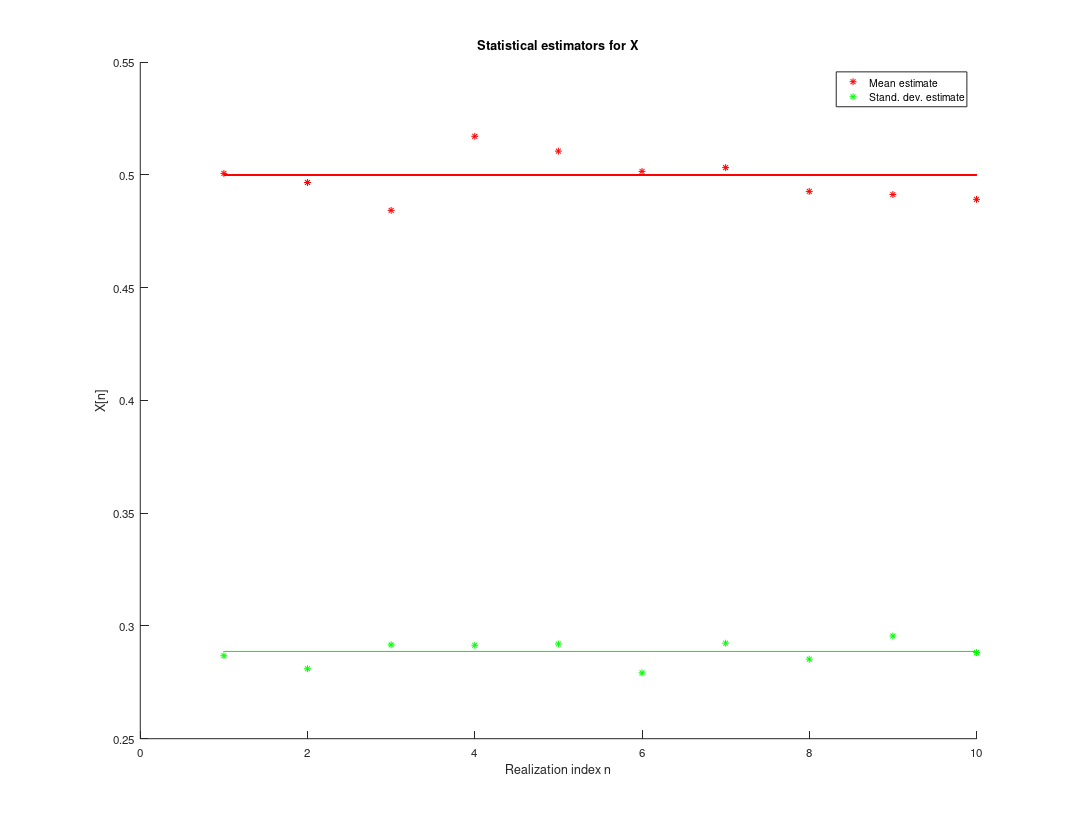

The MATLAB script that drew this image: (Note: this script raises an error after producing the figure.)
% 1.1 Stat est
clear all; close all;

% Using the MATLAB command rand, generate a 1000-sample vector x = [x[1], x[2],...,x[1000]]T 
% where each sample x[n] is a realisation of a uniform random variable X ? U(0, 1) at time instant n. 
% Plot the result and observe that despite its stochastic nature, x exhibits a 
% degree of uniformity due to its time-invariant statistical properties, since the different
% samples x[n], x[m] have been drawn from the same distribution. 
% Such signals are referred to as statistically stationary.
% The vector x can be considered as a 1000-sample realisation of a stationary stochastic process Xn, whereby Xn ?
% U(0, 1), ?n (all n).


% 1000-sample vector x
x = rand(1000,1);

% Plot the result
% figure('PaperPosition', [0 0 13 10]);
% plot(x); 
% title(['\fontsize{16}Signal of X U(0,1)']); xlabel('n'); ylabel('X[n]'); 
% set(gca, 'Fontsize', 20);



% 1.1.1 Calculate the expected value of X, denoted by m = E{X}, also known as the theoretical mean
% Theo mean of X: integral of x times its probability distribution U(0,1)
m_theo = (1/(1-0)) * ((1^2 - 0^2)/2);        % (1/(b-a)) * (b^2 - a^2)/2 

% Sample mean of X
m_sample = sum(x) / size(x,1);



% 1.1.2 Repeat the analysis for the standard deviation: calculate the theoretical value /sigma = pE{X  E{X}}2 and also its /sighat [5]
% sample estimate from data x using the MATLAB function std which computes the sample standard deviation 

% Theo standard dev (look up derivation this shit long)
    % var = E((X - mew)^2)
    % var = integ((x-mew)^2 * U(0,1) dx)|a,b
    % var = integ((x-mew)^2 * (1/(b-a)) dx)|a,b
    % var = (1/(b-a)) * integ((x-mew)^2 dx)|a,b
    % var = (1/(b-a)) * integ(x^2 - x*mew + mew^2 dx)|a,b
    % var = (1/(b-a)) * [ x^3/3 - mew*x^2/2 + x*mew^2 ]|a,b
    % var = (1/(b-a)) * [ b^3/3 - mew*b^2/2 + b*mew^2  - a^3/3 + mew*a^2/2 - a*mew^2 ]
    % var = (1/(b-a)) * [ (b^3 - a^3)/3 - mew*(b^2 + a^2)/2 + (b - a)*mew^2 ]
    % var = (1/(b-a)) * [ (b^3 - a^3)/3 - mew*(b^2 + a^2)/2 + (b - a)*mew^2 ]
    % etc. 
    % var = E(X^2) - [E(X)]^2
    % var = integ(x^2 * U(0,1) dx) - mew^2
    % var = integ(x^2 * 1/(b-a) dx) - mew^2
    % var = 1/(b-a) * [ x^3/3 ]a,b - mew^2 
    % var = 1/(b-a) * (b^3 - a^3)/3 - ((b+a)/2)^2
    % var = 1/(b-a) * (b^3 - a^3)/3 - (b^2+2ab+a^2)/4
    % etc.
    % var = (b-a)^2 / 12 !!!!!!

std_theo = sqrt( (1-0)^2 / 12 );       % var = E(X^2) - mew^2 = (b-a)^2 / 12

% Sample stand devx
std_sample = std(x);






%% 1.1.3 Generate an ensemble of ten 1000-sample realisations of X, 
% denoted by x1:10, and calculate the sample means mb 1:10 and standard 
% deviations b1:10 for each realisation. Plot these estimates of mean and 
% standard deviation and comment on their bias, by showing how they cluster 
% about their theoretical values.

% Samples x1:10
x_ten = rand(1000,10);

% Sample means and standard dev

std_sample_ten = zeros(1,10); m_sample_ten = zeros(1,10);
for i=(1:10)
    std_sample_ten(i) = std(x_ten(:, i));
    m_sample_ten(i) = mean(x_ten(:, i));
end

% Plot these estimates of mean and standard deviation
% CW1_q113
figure('PaperPosition', [0 0 13 10]);
hold on
plotted_m_theo = ones(size(m_sample_ten,2))*m_theo;
plotted_std_theo = ones(size(std_sample_ten,2))*std_theo;
plot(m_sample_ten, 'r*'); plot(std_sample_ten, 'g*'); 
plot(plotted_m_theo, 'r'); plot(plotted_std_theo, 'g'); 
title(['Statistical estimators for X']); 
xlabel('Realization index n'); ylabel('X[n]'); 
lgd = legend('Mean estimate', 'Stand. dev. estimate'); lgd.Location = 'east';
set(gca, 'Fontsize', 20);
txt_m = ['Var of mean estimator: ', num2str((std(m_sample_ten))^2)];
txt_std = ['Var of std estimator: ', num2str((std(std_sample_ten))^2)];
text(2,0.35,txt_m,'FontSize',15); text(2,0.32,txt_std,'FontSize',15);
hold off
saveas(gcf, 'CW1_q113', 'epsc');





%% 1.1.4 Approximate the pdf of X by showing in the same plot the histogram of x (see hist),
% normalised by the number of samples considered, and the theoretical pdf. 
% Comment upon the result, in particular, on whether the estimate appears 
% to converge as the number of generated samples increases, and how the number of
% histogram bins considered affects the analysis.

% Histogram of x: CW1_q114
figure('PaperPosition', [0 0 40 10]);
% Varying sample size
sgtitle(['Histogram and fit of X U(0,1)']); 
binsize = 100;
plotcount = 1;
for sample_num = [100,1000,2000]
    subplot(1, 3,plotcount); 
    x = rand(sample_num,1);
    unif_pdf = (ones(size(x,1)))./binsize;
    hold on
    histogram(x, binsize, 'Normalization','probability');
    plot(x, unif_pdf, 'r');
    hold off
    title(['Sample size=', num2str(sample_num)]); 
    xlabel('binned X[n]'); ylabel('Relative counts'); 
    lgd = legend('Histogram X', 'Theoretical pdf'); lgd.FontSize = 15;
    set(gca, 'Fontsize', 20);
    plotcount = plotcount+1;
end
saveas(gcf, 'CW1_q114_unif', 'epsc');

%% Varying histograms
figure('PaperPosition', [0 0 40 10]);
sgtitle('Histogram and fit of X U(0,1)'); 
x = rand(1000,1);
plotcount = 1;
for binsize = [20,100,500]
    unif_pdf = (ones(size(x,1)))./binsize;
    subplot(1, 3,plotcount); 
    hold on
    histogram(x, binsize, 'Normalization','probability');
    plot(x, unif_pdf, 'r');
    hold off
    title(['Binsize=', num2str(binsize)]); 
    xlabel('binned X[n]'); ylabel('Relative counts'); 
    lgd = legend('Histogram X', 'Theoretical pdf'); lgd.FontSize = 15; 
    if plotcount ==1
        lgd.Location = 'west';
    end
    set(gca, 'Fontsize', 20);
    plotcount = plotcount+1;
end
saveas(gcf, 'CW1_q114_bins', 'epsc');



%% 1.1.5 REPEAT 1-4 LOL HAHAH FUCK YOU use randn and get N(0,1)

% 1000-sample vector x
y = randn(1000,1);

% Plot the result
% figure;
% plot(y); 
% title(['\fontsize{16}Signal of X N(0,1)']); xlabel('n'); ylabel('X[n]'); 


% 1.1.5.1 
% Theo mean of X N(0,1)
m_ytheo =  0;        % (1/(b-a)) * (b^2 - a^2)/2 

% Sample mean of X
m_ysample = mean(y);



% 1.1.5.2 std
std_ytheo = 1;       % var = E(X^2) - mew^2 = (b-a)^2 / 12;

% Sample stand devx
std_ysample = std(y);


% 1.1.5.3 generate  x1:10
% Samples x1:10
y_ten = randn(1000,10);


%% Sample means and standard dev

std_ysample_ten = zeros(1,10); m_ysample_ten = zeros(1,10);

for i=(1:10)
    std_ysample_ten(i) = std(y_ten(:, i));
    m_ysample_ten(i) = mean(y_ten(:, i));
end

% Plot these estimates of mean and standard deviation
figure('PaperPosition', [0 0 12 10]);
hold on
plotted_m_ytheo = ones(size(m_ysample_ten,2))*m_ytheo;
plotted_std_ytheo = ones(size(std_ysample_ten,2))*std_ytheo;
plot(m_ysample_ten, 'r*'); plot(std_ysample_ten, 'g*'); 
plot(plotted_m_ytheo, 'r'); plot(plotted_std_ytheo, 'g'); 
title(['Statistical estimators for X N(0,1)']); 
xlabel('Realization index n'); ylabel('X[n]'); 
lgd = legend('Mean estimate', 'Stand. dev. estimate'); lgd.Location = 'east';
txt_m = ['Var of mean est: ', num2str((std(m_sample_ten))^2)];
txt_std = ['Var of std est: ', num2str((std(std_sample_ten))^2)];
text(2,0.3,txt_m,'FontSize',15); text(2,0.15,txt_std,'FontSize',15);
set(gca, 'Fontsize', 20);
hold off
saveas(gcf, 'CW1_q113b', 'epsc');



%% 1.1.5.4 Hist
% Histogram of x N(0,1)
figure('PaperPosition', [0 0 35 10]);
binsize_y = 100;
% histogram(y, binsize_y, 'Normalization','probability'); 
% norm_pd = fitdist((y./binsize_y),'normal');
% dummy_y = 0.01:0.01:1; norm_curve = pdf(norm_pd, dummy_y);
% plot(norm_curve);
plot_count = 1;
for sample_size = [100,1000,2000]
    
    hold on
    subplot(1,3, plot_count);
    y = randn(sample_size, 1);
    histfit(y, binsize_y, 'normal');
    title(['Sample num=', num2str(sample_size)]); 
    xlabel('binned X[n]'); ylabel('Relative counts'); 
    lgd = legend('Histogram X', 'Theoretical pdf'); lgd.FontSize = 15;
    yt = get(gca, 'YTick');
    set(gca, 'YTick', yt, 'YTickLabel', yt/numel(y));
    set(gca, 'Fontsize', 20);
    hold off
    plot_count=plot_count+1;

end
saveas(gcf, 'CW1_q114_binsb', 'epsc');


